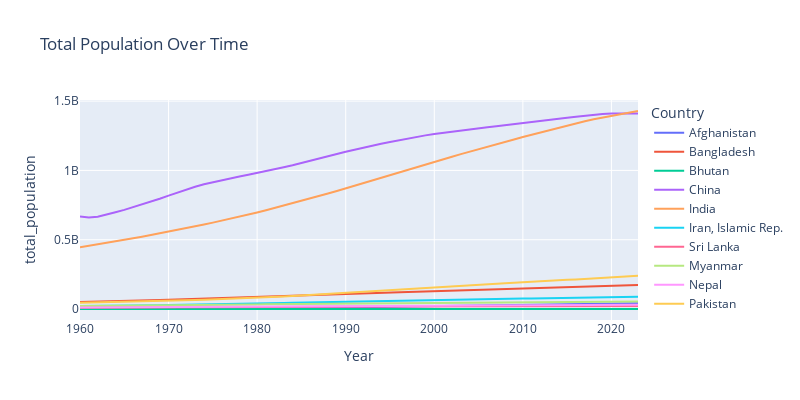

Notebook source saved alongside this figure:
### Code cell
# line plot by taking year on x-axis and total population on y-axis
fig = px.line(df, x='Year', y='total_population', color='Country', title='Total Population Over Time')

# figure size
fig.update_layout(width=800, height=400)
fig.show()
